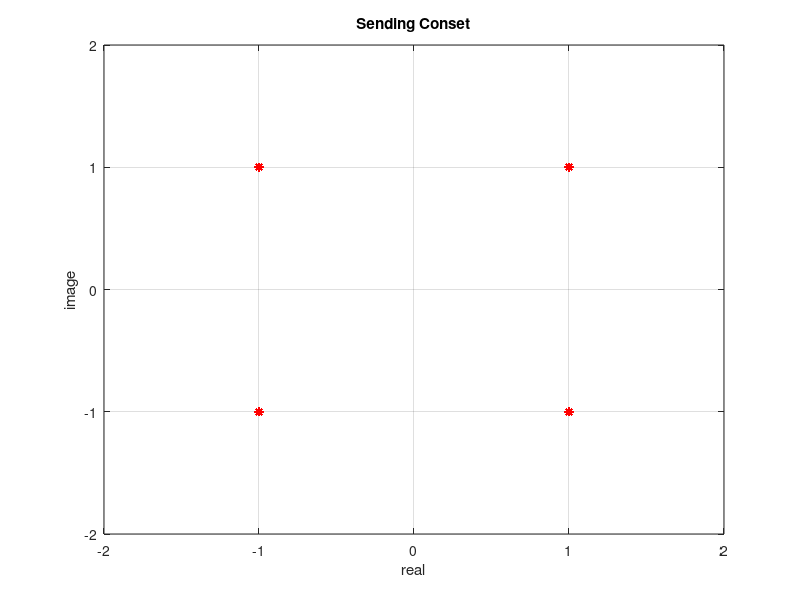

Write the MATLAB code that produced this figure. (Note: this script raises an error after producing the figure.)
%File:timing_syn.m timing synchronization 
clc 
clear 
Data_Len = 2000; 
 
Fs = 3840000*8;                  % Sampling Frequency 
Fd = 3840000;                  % Symbol Frequency 
SNR = 30;                   % S/N Ratio for Chanel Simulatioin  
RolloffCoef = 0.22;         % Roll Off Coeff. 
T_Gain = 0.02;              % TED Loop Gain 
 
Ratio = Fs/Fd/2;            % = Ts/Td/2  
Offset = 32;                %  
 
timing_error = 0; 
datalen = Fs / Fd * (Data_Len - Offset); 
displaysize  = 128; 
ted_out = zeros(1,displaysize); 
Interp_Pos = 2*Ratio + Ratio; 
Rec_out = zeros(1,displaysize); 
 
disp('1 Data Send'); 
%1+++++++++++++Data Source+++++++++++++++++++ 
disp('  1.1 Data Source'); 
x = (-1).^(rand(1,Data_Len)>0.5) + j * (-1).^(rand(1,Data_Len)>0.5); 
 
figure(1) 
plot(x,'r*'); 
xlabel('real') 
ylabel('image') 
xlim([-2.0 2.0]); 
ylim([-2.0 2.0]); 
title('Sending Conset') 
grid on; 
 
%+++++++++++++pulse shaping+++++++++++++++++++ 
%        Using Rolloff Setting 
%+++++++++++++++++++++++++++++++++++++++++++++ 
disp('  1.2 Pulse Shaping'); 
x_t=rcosflt(x,Fd,Fs,'sqrt',RolloffCoef); 
 
%+++++++++++++channel simulation++++++++++++++ 
%   Add White Offsetoise Using SOffsetR Setting         
%+++++++++++++++++++++++++++++++++++++++++++++ 
disp('2 Channel Simulation'); 
c_t = awgn(x_t,SNR,'measured'); 
 
%++++++++++++++++++receive++++++++++++++++++++ 
disp('3 Receive'); 
 
%4++++++++++Matching Filter++++++++++++++++++++ 
disp('  3.1 Matching Filter'); 
%matched_data=rcosflt(r_t,Fd,Fs,'sqrt/Fs',RolloffCoef); 
r_t=rcosflt(c_t,Fd,Fs,'sqrt/Fs',RolloffCoef); 
matched_data=[r_t(Offset+1:end-Offset)]; 
 
%++++++++++++Timing Recovery+++++++++++++++++++ 
% =======Gardner Timing Recovery===============  
%  TE(k)={Y[(k-1)Td]-Y[kTd])*Y[(kTd-Td/2] 
% =======Parabolic Interpolation===============  
%     C_2 =  0.5 * mu^2 - 0.5 * mu; 
%     C_1 = -0.5 * mu^2 + ( 0.5 + 1 ) * mu; 
%     C0  = -0.5 * mu^2 + ( 0.5 - 1 ) * mu + 1; 
%     C1  =  0.5 * mu^2 - 0.5 * mu; 
%+++++++++++++++++++++++++++++++++++++++++++++++ 
disp('  3.2 Timing Recovery'); 
C_2 = inline('0.5*u^2-0.5*u'); 
C_1 = inline('-0.5*u^2+1.5*u'); 
C0  = inline('-0.5*u^2-0.5*u+1'); 
C1  = inline('0.5*u^2-0.5*u'); 
 
ted_data1 = matched_data(Offset); 
ted_data2 = matched_data(Offset+Ratio); 
 
% hp = timing_prefilter(T,Ti,2,beta); 
k = 1; 
count = 0; 
 
while(  Interp_Pos < ( datalen - 6 ) ) 
    %++++++++++++The first half++++++++++++++++++ 
    mk = floor(Interp_Pos);         % Integer Part 
    uk = Interp_Pos-mk;             % Fraction Part 
     
    C_2u = C_2(uk); 
    C_1u = C_1(uk); 
    C0u  = C0(uk); 
    C1u  = C1(uk); 
     
    %+++++++++++++++Get Sampling Data+++++++++++++ 
%     data1 = matched_data(mk); 
%     data2 = matched_data(mk+1); 
%     data3 = matched_data(mk+2); 
%     data4 = matched_data(mk+3); 
     
    data1 = matched_data(mk-1); 
    data2 = matched_data(mk); 
    data3 = matched_data(mk+1); 
    data4 = matched_data(mk+2); 
     
    %+++++++++++++Interpolation+++++++++++++++++++ 
    % out = C_2 * in_i(4) + C_1 * in_i(3) + C0 * in_i(2) + C1 * in_i(1); 
    %+++++++++++++++++++++++++++++++++++++++++++++ 
    Interp_data = C_2u * data4 + C_1u * data3 + C0u * data2 + C1u * data1; 
    Rec_out(k) = Interp_data; 
    ted_data3 = Interp_data; 
 
    Interp_Pos = Interp_Pos + Ratio + timing_error;%  
       
    %++++++++++++++Gardner TED+++++++++++++++++++ 
    % temp= ( ted_data1 - ted_data3 ) * ted_data2; 
    %++++++++++++++++++++++++++++++++++++++++++++ 
    temp = ( ted_data1 - ted_data3 ) * conj(ted_data2); 
 
    %++++++++++++++Loop Filter++++++++++++++++++ 
    timing_error = real(temp) * T_Gain; 
    %timing_error = timing_error + real(temp) * T_Gain; 
     
    ted_out(k) = timing_error; 
   
    %+++++++++++++The second half+++++++++++++++ 
    mk = floor(Interp_Pos); 
    uk = Interp_Pos-mk 
     
    C_2u = C_2(uk); 
    C_1u = C_1(uk); 
    C0u  = C0(uk); 
    C1u  = C1(uk); 
     
    %+++++++++++++++Get Sampling Data++++++++++++++ 
%     data1 = matched_data(mk); 
%     data2 = matched_data(mk+1); 
%     data3 = matched_data(mk+2); 
%     data4 = matched_data(mk+3); 
     
    data1 = matched_data(mk-1); 
    data2 = matched_data(mk); 
    data3 = matched_data(mk+1); 
    data4 = matched_data(mk+2); 
    %+++++++++++++++++++Interpolation++++++++++++++ 
    % out = C_2 * in_i(4) + C_1 * in_i(3) + C0 * in_i(2) + C1 * in_i(1); 
    %++++++++++++++++++++++++++++++++++++++++++++++ 
    Interp_data = C_2u * data4 + C_1u * data3 + C0u * data2 + C1u * data1; 
  
    %+++Update Sampling Position(NCO Process)++++ 
    %  NewPosition = OldPosition + Fs/Fd/2 + TED  
    %++++++++++++++++++++++++++++++++++++++++++++ 
    Interp_Pos = Interp_Pos + Ratio + timing_error; 
% timing_error
    ted_data1 = ted_data3; 
    ted_data2 = Interp_data;   
 
    k = k + 1; 
    count = count + 1; 
    if count==displaysize 
        count = 0; 
        k = 1; 
        figure(2); 
        plot(Rec_out,'r*'); 
        xlabel('real') 
        ylabel('image') 
        xlim([-2.0 2.0]); 
        ylim([-2.0 2.0]); 
        title('Receiving Conset') 
        grid on; 
 
        figure(3); 
        plot(ted_out,'r+'); 
        ylim([-0.2 0.2]); 
        title('TED Error') 
        grid on; 
        pause(0.1); 
    end 
end 
figure(3); 
stem(Rec_out); 
grid; 
